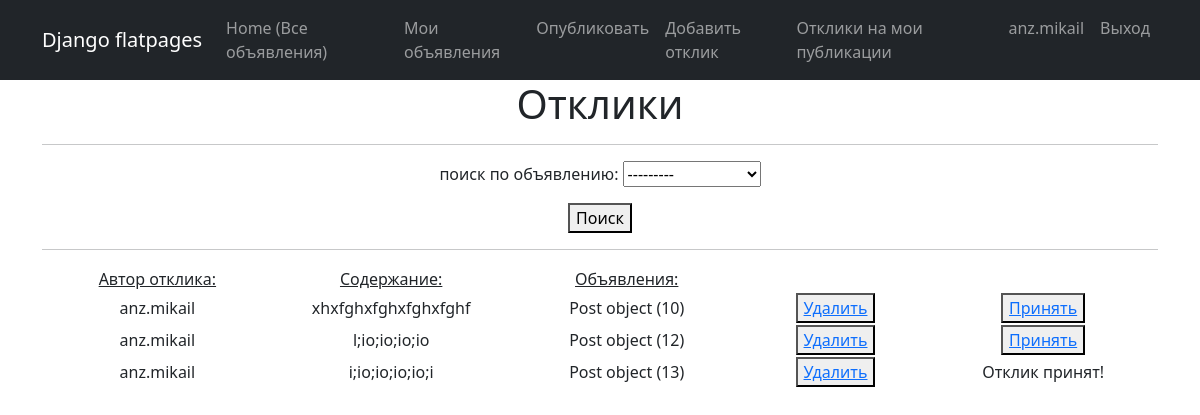
Before: /response/ (signed in) with the older database file.
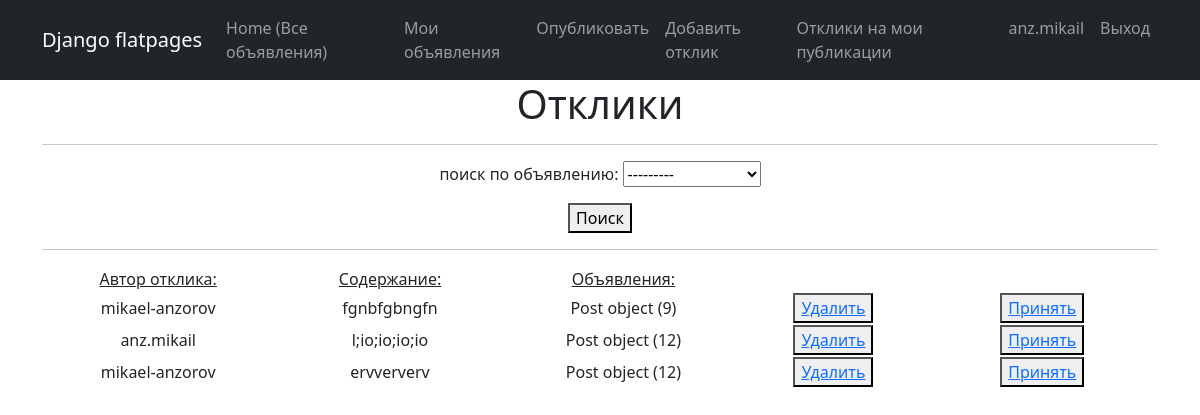
After: the same page with the newer database file.
### app_01/models.py (models this page shows, shortened)
class Response(models.Model):
    author = models.ForeignKey(User, on_delete=models.CASCADE)
    text = models.TextField()
    post = models.ForeignKey(Post, on_delete=models.CASCADE)
    status = models.BooleanField(default=False)

class Post(models.Model):
    TYPE = (
        ('tank', 'Танки'),
        ('heal', 'Хилы'),
        ('dd', 'ДД'),
        ('buyers', 'Торговцы'),
        ('gildemaster', 'Гилдмастеры'),
        ('quest', 'Квестгиверы'),
        ('smith', 'Кузнецы'),
        ('tanner', 'Кожевники'),
        ('potion', 'Зельевары'),
        ('spellmaster', 'Мастер заклинаний'),
    )
    author = models.ForeignKey(User, on_delete=models.CASCADE)
    title = models.CharField(max_length=20)
    text = RichTextUploadingField(null=True, config_name='default',)
    category = models.CharField(max_length=20, choices=TYPE, default='tank')

### app_01/views.py (the view)
# urls.py: path('response/', ResponseList.as_view(), name='response'),
class ResponseList(LoginRequiredMixin, ListView):
    form_class = ResponseForm
    model = Response
    template_name = 'response.html'
    context_object_name = 'response'
    paginate_by = 10
    def get_context_data(self, **kwargs):
        context = super().get_context_data(**kwargs)
        context['filterset'] = self.filterset
        return context
    def get_queryset(self):
        queryset = super().get_queryset().filter(post__author=self.request.user)
        self.filterset = ResponseFilter(self.request.GET, queryset, request=self.request.user.id)
        return self.filterset.qs

### templates/response.html (shortened to what this page needs)
{% extends 'flatpages/default.html' %}
{% block content %}
<h1>Отклики</h1>
<hr>
<form action="" method="get">
    {{ filterset.form.as_p }}
    <button type="submit">Поиск</button>
</form>
<hr>
{% if response%}
    <table style="margin-left: 1px; margin-rith: ;">
        <tr>
            <td style="width: 200px"><u>Автор отклика:</u></td>
            <td style="width: 200px"><u>Содержание:</u></td>
            <td style="width: 200px"><u>Объявления:</u></td>
        </tr>
        {% for re in response %}
        <tr>
            <td style="width: 250px">{{re.author}}</td>
            <td style="width: 250px">{{re.text|truncatechars:20}}</td>
            <td style="width: 250px">{{re.post}}</td>
            <td style="width: 200px"><button type="submit"><a href={% url 'response_delete' re.id%}> Удалить </a></button></td>
            {% if re.status == False %}
            <td style="width: 250px"><button type="submit"><a href={% url 'response_status' re.id %}>Принять</a></button> </td>
            {% else %}
            <td style="width: 250px">Отклик принят!</td>
            {% endif %}
        </tr>
        {% endfor %}
    </table>
{% else %}
    <h2>Откликов нет!</h2>
{% endif %}
{% endblock content %}

### templates/flatpages/default.html (shortened to what this page needs)
<!DOCTYPE html>
<html lang="en">
    <head>
        {% load static %}
        <link href="{% static 'css/styles.css' %}" rel="stylesheet" />
    </head>
    <body>
        <nav class="navbar navbar-expand-lg navbar-dark bg-dark static-top">
            <div class="container">
                <a class="navbar-brand" href="#">Django flatpages</a>
                <div class="collapse navbar-collapse" id="navbarResponsive">
                    <ul class="navbar-nav ml-auto">
                        <li class="nav-item active">
                            <a class="nav-link" href="/post/">Home
                              <span class="sr-only">(Все объявления)</span>
                            </a>
                        </li>
                        {% if user.is_authenticated %}
                        <li class="nav-item">
                            <a class="nav-link" href="/post/personal/">Мои объявления</a>
                        </li>
                        <li class="nav-item">
                            <a class="nav-link" href="/post/create/">Опубликовать</a>
                        </li>
                        <li class="nav-item">
                            <a class="nav-link" href="/response/create/">Добавить отклик</a>
                        </li>
                        <li class="nav-item">
                            <a class="nav-link" href="/response/">Отклики на мои публикации</a>
                        </li>
                        <li class="nav-item">
                            <a class="nav-link" href="#">{{ user }}</a>
                        </li>
                        <li class="nav-item">
                            <a class="nav-link" href="/accounts/logout/">Выход</a>
                        </li>
                        {% endif %}
                    </ul>
                </div>
            </div>
        </nav>
        <div class="container">
            <div class="row">
                <div class="col-lg-12 text-center">
                    {% block content %}{% endblock content %}
                </div>
            </div>
        </div>
    </body>
</html>

Changed rows visible on the page:
removed Response: author "anz.mikail", text "xhxfghxfghxfghxfghf", post "Post object (10)", status "Принять"
removed Response: author "anz.mikail", text "i;io;io;io;io;i", post "Post object (13)", status "Отклик принят!"
added Response: author "mikael-anzorov", text "fgnbfgbngfn", post "Post object (9)", status "Принять"
added Response: author "mikael-anzorov", text "ervververv", post "Post object (12)", status "Принять"
